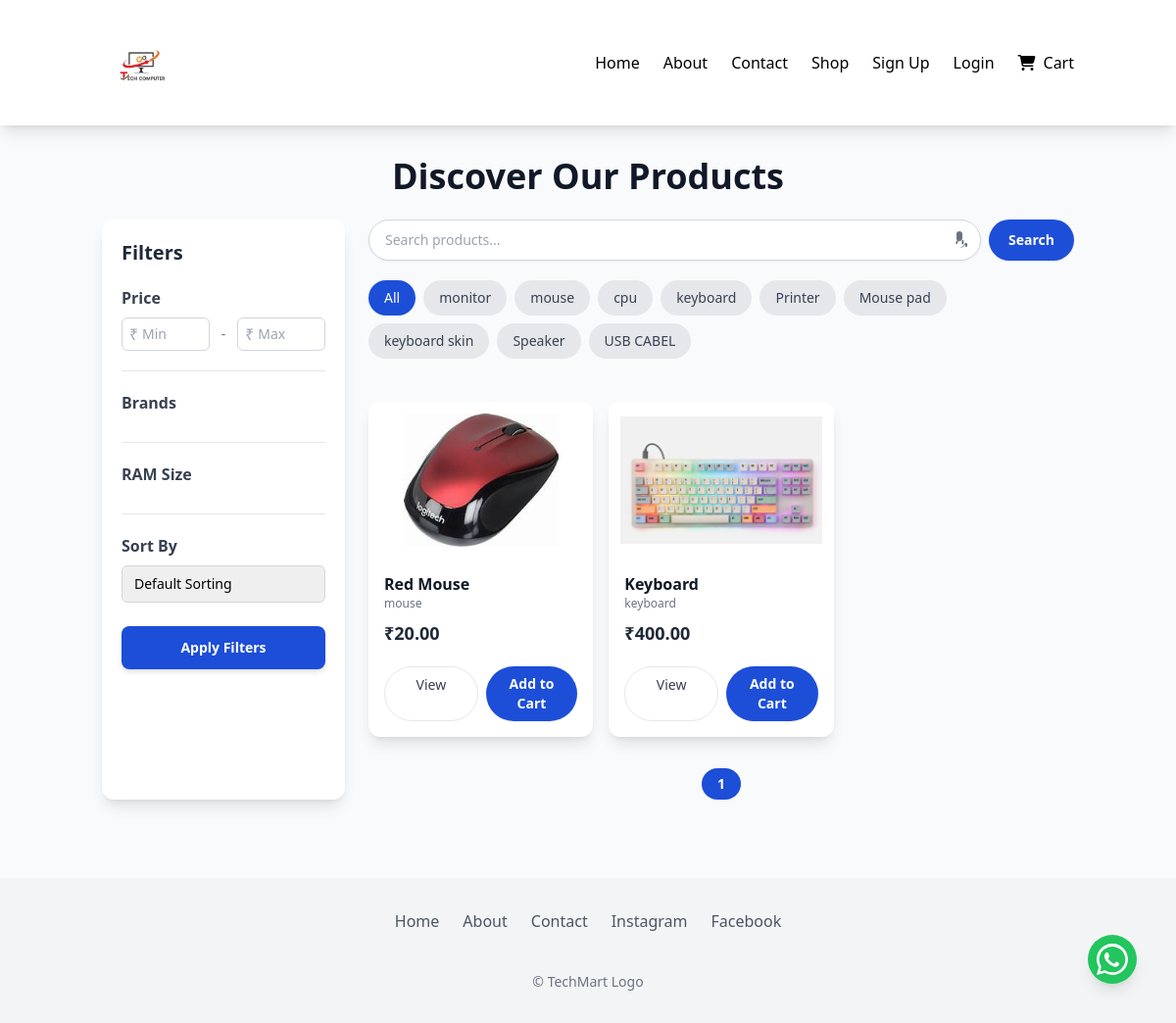
The page /shop/ on the database as committed earlier.
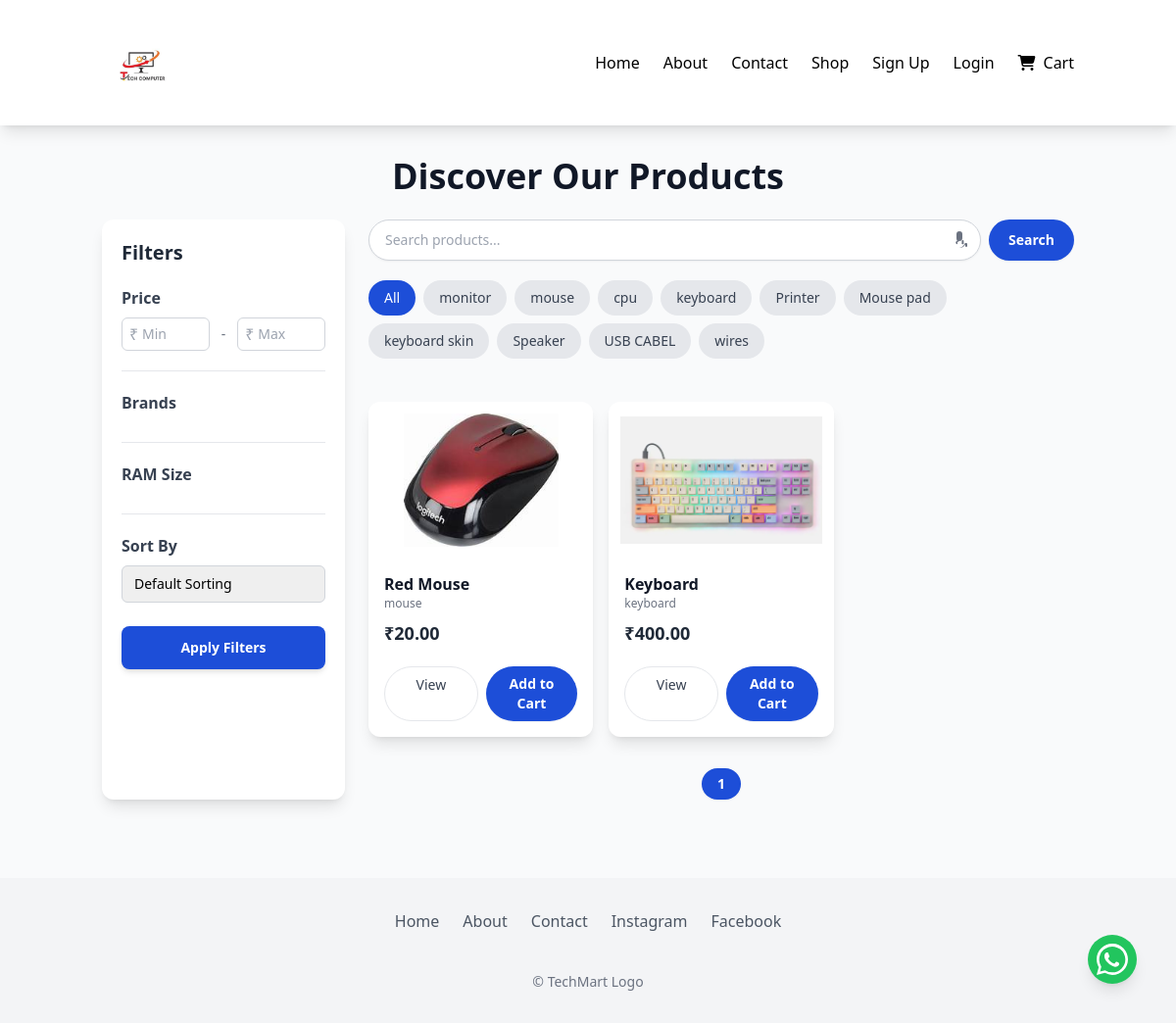
The same page on the database as committed later.
### store/models.py (models this page shows, shortened)
class Category(models.Model):
    name = models.CharField(max_length=100)
    slug = models.SlugField(unique=True, blank=True)
    image = models.ImageField(upload_to='category_images/', blank=True, null=True)

class Product(models.Model):
    category = models.ForeignKey(Category, on_delete=models.CASCADE, related_name='products')
    title = models.CharField(max_length=200)
    description = models.TextField()
    price = models.DecimalField(max_digits=10, decimal_places=2)
    discount_percent = models.IntegerField(default=0)
    stock = models.PositiveIntegerField(default=0)
    image = models.ImageField(upload_to='products/', blank=True, null=True)  # Main image
    featured = models.BooleanField(default=False)
    created_at = models.DateTimeField(auto_now_add=True)
    @property
    def get_discounted_price(self):
        if self.discount_percent > 0:
            discounted_price = self.price - (self.price * self.discount_percent / 100)
            return round(discounted_price, 2)
        return self.price

class ProductImage(models.Model):
    product = models.ForeignKey(Product, on_delete=models.CASCADE, related_name='images')
    image = models.ImageField(upload_to='products/multiple/')

class FooterLink(models.Model):
    name = models.CharField(max_length=100)
    url = models.URLField(blank=True)

### store/views.py (the view, shortened to what this page needs)
# urls.py: path('shop/', views.shop, name='shop'),
def shop(request):
    category_id = request.GET.get('category')
    query = request.GET.get('q')
    min_price = request.GET.get('min_price')
    max_price = request.GET.get('max_price')
    sort_by = request.GET.get('sort_by')
    products = Product.objects.all()
    categories = Category.objects.all()
    selected_category = None
    if query:
        products = products.filter(title__icontains=query)
    if min_price:
        products = products.filter(price__gte=min_price)
    if max_price:
        products = products.filter(price__lte=max_price)
    if sort_by == "price_asc":
        products = products.order_by('price')
    elif sort_by == "price_desc":
        products = products.order_by('-price')
    elif sort_by == "newest":
        products = products.order_by('-created_at')
    paginator = Paginator(products, 8)
    page_number = request.GET.get('page')
    page_obj = paginator.get_page(page_number)
    return render(request, 'store/shop.html', {
        'products': page_obj,
        'categories': categories,
        'selected_category': selected_category,
        'page_obj': page_obj,
        'query': query,
        'min_price': min_price,
        'max_price': max_price,
        'sort_by': sort_by,
    })

### store/context_processors.py (called while the page is built)
def site_settings(request):
    return {
        'site_theme': SiteTheme.objects.first(),
        'site_logo': SiteLogo.objects.first() if 'SiteLogo' in locals() else None,
        'nav_links': Category.objects.all(),  # example: use categories as nav links
        'footer_links': FooterLink.objects.all(),
    }

def site_logo(request):
        logo = SiteLogo.objects.first()
        return {'site_logo': logo}

### templates/store/shop.html (shortened to what the changed rows need)
{% extends "store/base.html" %}
{% block content %}
<div class="max-w-7xl mx-auto px-4 py-6 md:py-8">
    <h1 class="text-3xl sm:text-4xl font-extrabold mb-6 text-center text-gray-900 leading-tight">
        Discover Our Products
    </h1>
    <div class="flex flex-col lg:flex-row gap-6">
        <aside id="ys-filter" class="w-full lg:w-1/4 bg-white p-5 rounded-xl shadow-lg lg:block lg:sticky lg:top-8 transition-transform duration-300 ease-in-out transform lg:translate-x-0 hidden">
            <div class="flex justify-between items-center mb-5">
                <h2 class="text-xl font-bold text-gray-800">Filters</h2>
            </div>
        </aside>
        <div class="flex-1">
            <div class="flex flex-wrap gap-2 mb-5 justify-center lg:justify-start">
                <a href="{% url 'shop' %}" class="px-4 py-2 rounded-full font-medium transition-colors duration-200 text-sm
                    {% if not selected_category %}bg-[var(--primary-color)] text-white{% else %}bg-gray-200 text-gray-700 hover:bg-gray-300{% endif %}">
                    All
                </a>
                {% for category in categories %}
                <a href="?category={{ category.id }}{% if query %}&q={{ query }}{% endif %}" class="px-4 py-2 rounded-full font-medium transition-colors duration-200 text-sm
                    {% if selected_category == category.id %}bg-[var(--primary-color)] text-white{% else %}bg-gray-200 text-gray-700 hover:bg-gray-300{% endif %}">
                    {{ category.name }}
                </a>
                {% endfor %}
            </div>
            <div class="grid grid-cols-1 sm:grid-cols-2 md:grid-cols-3 lg:grid-cols-3 xl:grid-cols-4 gap-4">
                {% for product in products %}
                <div class="bg-white rounded-xl overflow-hidden shadow-lg hover:shadow-xl transition-shadow duration-300 flex flex-col relative group transform hover:scale-105">
                    {% if product.images.exists %}
                        <img src="{{ product.images.first.image.url }}" alt="{{ product.title }}" class="w-full h-40 object-contain p-3 transition-transform duration-300">
                    {% elif product.image %}
                        <img src="{{ product.image.url }}" alt="{{ product.title }}" class="w-full h-40 object-contain p-3 transition-transform duration-300">
                    {% else %}
                        <div class="h-40 w-full bg-gray-100 flex items-center justify-center text-gray-400 text-sm">
                            No Image
                        </div>
                    {% endif %}
                    <div class="p-4 flex flex-col flex-grow">
                        <h3 class="font-bold text-base text-gray-900 mb-0.5 leading-tight">{{ product.title }}</h3>
                        <p class="text-xs text-gray-500 mb-2">{{ product.category.name }}</p>
                        {% if product.price > product.get_discounted_price %}
                            <div class="flex items-center gap-1.5 mb-2">
                                <p class="text-lg font-bold text-gray-800">₹{{ product.get_discounted_price }}</p>
                                <p class="text-gray-400 line-through text-xs">₹{{ product.price }}</p>
                            </div>
                        {% else %}
                            <p class="text-lg font-bold text-gray-800 mb-2">₹{{ product.price }}</p>
                        {% endif %}
                        <div class="mt-auto flex flex-col sm:flex-row gap-2 pt-3">
                            <a href="{% url 'product_detail' product.id %}" class="flex-1 text-center px-3 py-2 border border-gray-200 text-gray-700 font-medium rounded-full hover:bg-gray-100 transition-colors duration-200 text-sm">
                                View
                            </a>
                            <a href="{% url 'add_to_cart' product.id %}" class="flex-1 text-center px-3 py-2 bg-[var(--primary-color)] text-white rounded-full hover:bg-[var(--secondary-color)] transition-all font-semibold shadow-sm text-sm">
                                Add to Cart
                            </a>
                        </div>
                    </div>
                </div>
                {% empty %}
                <div class="col-span-full text-center py-16">
                    <h2 class="text-2xl font-bold text-gray-700 mb-1">No products found.</h2>
                    <p class="text-gray-500 text-base">Try adjusting your filters or search terms.</p>
                </div>
                {% endfor %}
            </div>
            {% if page_obj %}
            <div class="mt-8 flex justify-center gap-2 flex-wrap text-sm">
                {% for num in page_obj.paginator.page_range %}
                    {% if page_obj.number == num %}
                    <span class="px-4 py-1.5 bg-[var(--primary-color)] text-white rounded-full font-bold shadow-sm">{{ num }}</span>
                    {% endif %}
                {% endfor %}
            </div>
            {% endif %}
        </div>
    </div>
</div>
{% endblock %}.

### templates/store/base.html (shortened to what the changed rows need)
{% load static %}
<!DOCTYPE html>
<html lang="en">
<head>
    <script src="https://cdn.tailwindcss.com"></script>
    <link rel="stylesheet"
          href="https://cdnjs.cloudflare.com/ajax/libs/font-awesome/6.5.2/css/all.min.css"
 />
</head>
<body class="bg-gray-50 text-[var(--text-color)] font-sans">
<main class="container mx-auto">
    {% block content %}{% endblock %}
</main>
<footer class="bg-gray-100 p-8 mt-12 text-center">
    <div class="container mx-auto flex flex-col items-center">
        <div class="flex flex-wrap justify-center gap-6 mb-4">
            <a href="{% url 'home' %}" class="text-gray-600 hover:text-[var(--primary-color)] transition font-medium">Home</a>
            <a href="{% url 'about' %}" class="text-gray-600 hover:text-[var(--primary-color)] transition font-medium">About</a>
            <a href="{% url 'contact' %}" class="text-gray-600 hover:text-[var(--primary-color)] transition font-medium">Contact</a>
            {% for link in footer_links %}
                <a href="{{ link.url }}" class="text-gray-600 hover:text-[var(--primary-color)] transition font-medium">{{ link.name }}</a>
            {% endfor %}
        </div>
    </div>
</footer>
</body>
</html>

Rows that differ between the two databases and show on the page:
added Category: name "wires"
